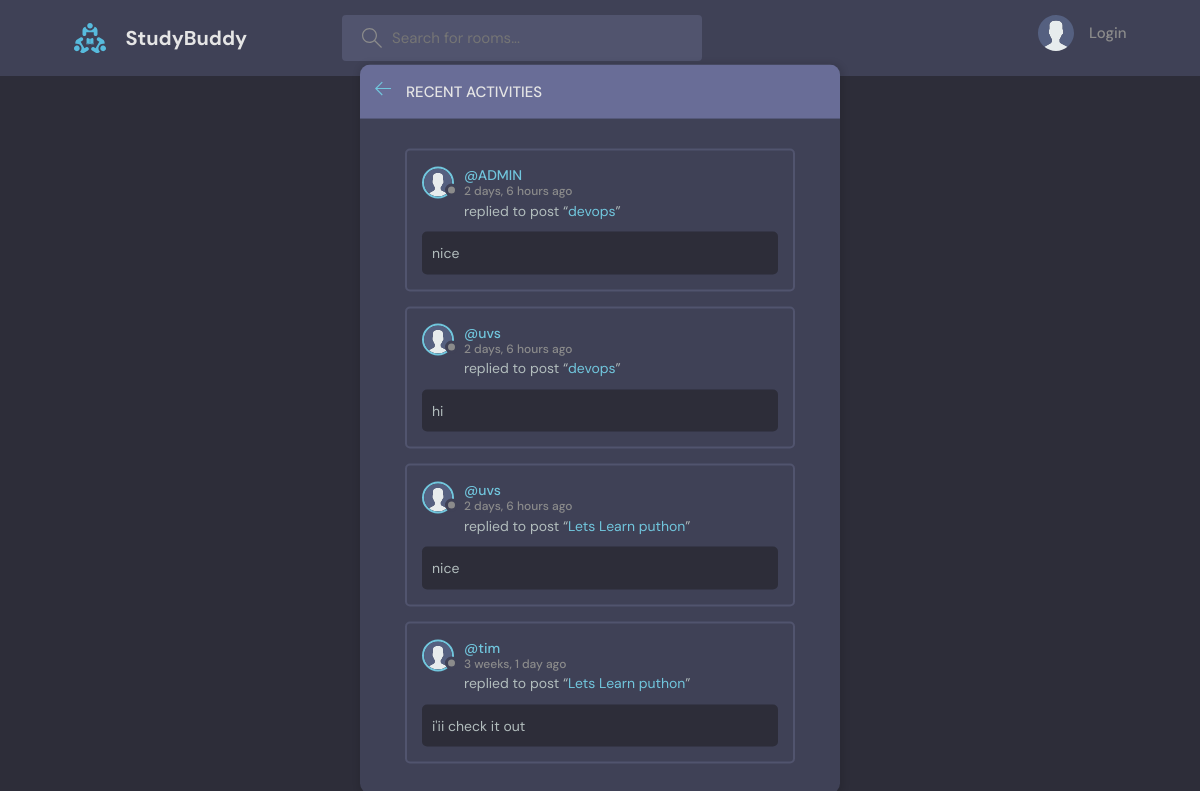
The page /activity/ on the database as committed earlier.
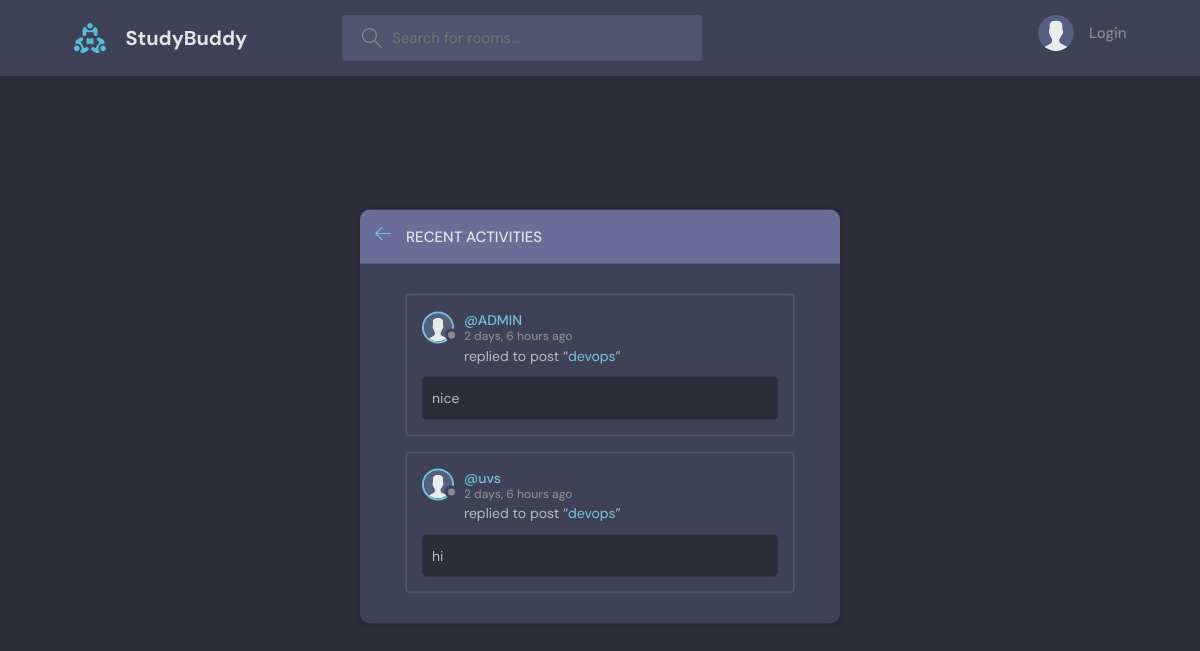
The same page on the database as committed later.
### base/models.py (models this page shows, shortened)
class Message(models.Model):
    user= models.ForeignKey(User, on_delete=models.CASCADE)
    room = models.ForeignKey(Room, on_delete=models.CASCADE)
    body = models.TextField()
    updated = models.DateTimeField(auto_now=True)
    created = models.DateTimeField(auto_now_add=True)
    class Meta:
        ordering = ['-updated', '-created']

class User(AbstractUser):
    name = models.CharField(null=True, max_length=200)
    email = models.EmailField(unique=True, null=True)
    bio = models.TextField(null=True, blank=True)
    avatar = models.ImageField(null=True, default="avatar.svg")
    USERNAME_FIELD = 'email'
    REQUIRED_FIELDS = []
    objects = UserManager()

class Room(models.Model):
    host= models.ForeignKey(User, on_delete=models.SET_NULL , null=True)
    topic = models.ForeignKey(Topic, on_delete=models.SET_NULL , null=True)
    name = models.CharField(max_length=200)
    description = models.TextField(null=True, blank=True)
    participants = models.ManyToManyField(User, related_name='participants', blank=True)
    updated = models.DateTimeField(auto_now=True)
    created = models.DateTimeField(auto_now_add=True)
    class Meta:
        ordering = ['-updated', '-created']
    def __str__(self):
        return self.name

### base/views.py (the view)
# urls.py: path('activity/', views.activityPage, name="activity"),
def activityPage(request):
    room_messages = Message.objects.filter()
    return render(request, 'base/activity.html', {'room_messages': room_messages})

### base/templates/base/activity.html (shortened to what this page needs)
{% extends 'main.html' %}
{% block content %}
    <main class="layout">
      <div class="container">
        <div class="layout__box">
          <div class="layout__boxHeader">
            <div class="layout__boxTitle">
              <a href="{% url 'home' %}">
                <svg version="1.1" xmlns="http://www.w3.org/2000/svg" width="32" height="32" viewBox="0 0 32 32">
                  <title>arrow-left</title>
                  <path
                    d="M13.723 2.286l-13.723 13.714 13.719 13.714 1.616-1.611-10.96-10.96h27.625v-2.286h-27.625l10.965-10.965-1.616-1.607z"
                  ></path>
                </svg>
              </a>
              <h3>Recent Activities</h3>
            </div>
          </div>
          <div class="activities-page layout__body">
            {% for message in room_messages %}
    <div class="activities__box">
      <div class="activities__boxHeader roomListRoom__header">
        <a href="{% url 'user-profile' message.user.id %}" class="roomListRoom__author">
          <div class="avatar avatar--small">
            <img src="{{message.user.avatar.url}}" />
          </div>
          <p>
            @{{message.user.username}}
            <span>{{message.created|timesince}} ago</span>
          </p>
        </a>
      </div>
      <div class="activities__boxContent">
        <p>replied to post “<a href="{%url 'room' message.room.id %}">{{message.room}}</a>”</p>
        <div class="activities__boxRoomContent">
          {{message.body}}
        </div>
      </div>
    </div>
    {% endfor %}
          </div>
        </div>
      </div>
    </main>
{% endblock content %}

### templates/main.html (shortened to what this page needs)
<!DOCTYPE html>
{% load static %}
<html lang="en">
  <head>
    <link rel="stylesheet" href="{% static 'styles/style.css' %}" />
  </head>
  <body>
    {% include 'navbar.html' %}
    {% block content %}
    {% endblock %}
  </body>
</html>

### templates/navbar.html (shortened to what this page needs)
{% load static %}
<header class="header header--loggedIn">
    <div class="container">
      <a href="{% url 'home' %}" class="header__logo">
        <img src="{% static 'images/logo.svg'%}" />
        <h1>StudyBuddy</h1>
      </a>
      <form class="header__search" method="get" action="{% url 'home' %}">
        <label>
          <input name="q" placeholder="Search for rooms..." />
        </label>
      </form>
      <nav class="header__menu">
        {% if request.user.is_authenticated %}
        <div class="header__user">
          <a href="{% url 'update-user' %}">
            <div class="avatar avatar--medium active">
              <img src="{{request.user.avatar.url}}" />
            </div>
            <p>{{request.user.username}} <span>@{{request.user.username}}</span></p>
          </a>
          <button class="dropdown-button">
            <svg version="1.1" xmlns="http://www.w3.org/2000/svg" width="32" height="32" viewBox="0 0 32 32">
              <title>chevron-down</title>
              <path d="M16 21l-13-13h-3l16 16 16-16h-3l-13 13z"></path>
            </svg>
          </button>
        </div>
        {% else %}
        <a href="{% url 'login' %}">
          <img src="{% static 'images/avatar.svg'%}" />
          <p>Login</p>
        </a>
        {% endif %}
      </nav>
    </div>
  </header>

### static/styles/style.css (style rules this page uses)
:root { --color-main: #71c6dd; --color-main-light: #e1f6fb; --color-dark: #3f4156; --color-dark-medium: #51546e; --color-dark-light: #696d97; --color-light: #e5e5e5; --color-gray: #8b8b8b; --color-light-gray: #b2bdbd; --color-bg: #2d2d39; --color-success: #5dd693; --color-error: #fc4b0b; }
* { font-family: "DM Sans", -apple-system, BlinkMacSystemFont, "Segoe UI", Roboto, Oxygen, Ubuntu, Cantarell, "Open Sans", "Helvetica Neue", sans-serif; margin: 0; padding: 0; box-sizing: border-box; text-rendering: optimizeLegibility; font-size: inherit; }
html { font-size: 56.25%; }
@media only screen and (min-width: 1200px) { html { font-size: 62.5%; } }
body { line-height: 1.6; font-weight: 400; font-size: 1.5rem; color: var(--color-light-gray); background-color: var(--color-bg); min-height: 100vh; }
img { width: 100%; }
a { display: inline-block; color: var(--color-main); text-decoration: none; }
.container { max-width: 120rem; width: 90%; margin: auto; }
.avatar { position: relative; display: inline-block; border-radius: 50%; border: 2px solid var(--color-main); }
.avatar img { display: block; border-radius: 50%; object-fit: cover; object-position: center; }
.avatar::after { content: ""; display: block; position: absolute; background-color: var(--color-gray); z-index: 111; border-radius: 50%; border: 0.3rem solid var(--color-dark); }
.avatar.avatar--small img { width: 2.8rem; height: 2.8rem; }
.avatar.avatar--small:after { width: 0.7rem; height: 0.7rem; bottom: 0px; right: -6px; }
.header { padding: 1.5rem; background-color: var(--color-dark); }
.header > .container { display: flex; gap: 9.5rem; }
.header__logo, .header__user { display: flex; gap: 2rem; align-items: center; }
.header__logo > img { height: 3.2rem; width: 3.2rem; }
.header__logo > h1 { font-weight: 700; font-size: 2rem; color: var(--color-light); }
.header__search > label { background-color: var(--color-dark-medium); padding: 1.3rem 1rem; display: flex; align-items: center; gap: 1rem; border-radius: 4px; }
.header__search svg { fill: var(--color-gray); width: 2rem; height: 2rem; margin-left: 1rem; }
.header__search input { width: 30rem; background: transparent; border: none; outline: none; color: var(--color-light); }
.header__menu { margin-left: auto; position: relative; }
.header__menu a { display: flex; gap: 1.5rem; align-items: center; font-weight: 500; text-decoration: none; color: var(--color-gray); }
.header__menu img { height: 3.6rem; }
.header__menu p { line-height: 1.2; }
.layout { margin-top: 2.4rem; }
.layout > .container { display: flex; justify-content: space-between; align-items: flex-start; }
.layout__box { width: 90%; max-width: 48rem; min-height: 40rem; position: absolute; top: 50%; left: 50%; transform: translate(-50%, -46%); background-color: var(--color-dark); border-radius: 1rem; box-shadow: 1px 1px 6px 3px rgba(0, 0, 0, 0.1); overflow: hidden; }
.layout__boxHeader { display: flex; padding: 1.5rem; background-color: var(--color-dark-light); }
.layout__boxTitle { display: flex; gap: 1.5rem; align-items: center; }
.layout__boxTitle h3 { text-transform: uppercase; font-weight: 500; color: var(--color-light); }
.layout__boxTitle svg { width: 1.6rem; height: 1.6rem; fill: var(--color-main); }
.layout__body { margin: 3rem; }
.roomListRoom__header { display: flex; justify-content: space-between; align-items: center; }
.roomListRoom__author { font-weight: 500; display: flex; align-items: center; gap: 1rem; }
.activities__box { margin: 1.5rem; padding: 1.5rem; border: 2px solid var(--color-dark-medium); border-radius: 5px; }
.activities__boxHeader p { font-size: 1.4rem; line-height: 1.3; }
.activities__boxHeader p span { color: var(--color-gray); font-size: 1.2rem; display: block; }
.activities__boxContent { margin-left: 4.2rem; }
.activities__boxContent { font-size: 1.4rem; }
.activities__boxRoomContent { background: var(--color-bg); padding: 1rem; border-radius: 5px; margin-top: 1rem; margin-left: -4.2rem; }

Rows that differ between the two databases and show on the page:
removed Message: user.avatar (placeholder picture), user.username "uvs", created "2 days, 6 hours", room "Lets Learn puthon", body "nice"
removed Message: user.avatar (placeholder picture), user.username "tim", created "3 weeks, 1 day", room "Lets Learn puthon", body "i'ii check it out"
